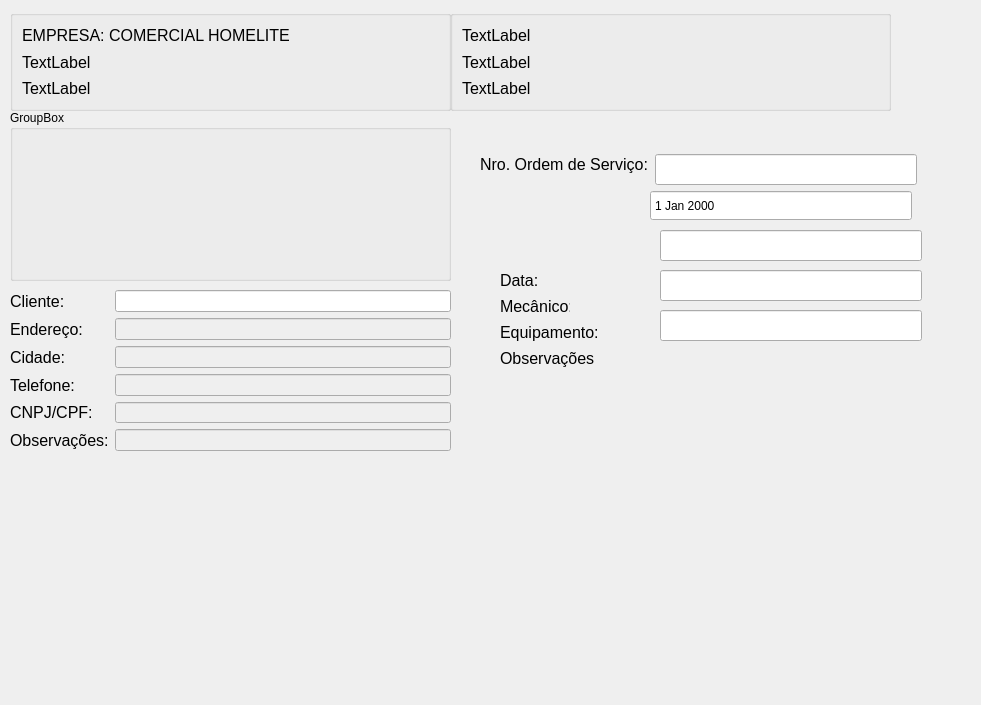
<?xml version="1.0" encoding="UTF-8"?>
<ui version="4.0">
 <class>Dialog</class>
 <widget class="QDialog" name="Dialog">
  <property name="geometry">
   <rect>
    <x>0</x>
    <y>0</y>
    <width>981</width>
    <height>705</height>
   </rect>
  </property>
  <property name="sizePolicy">
   <sizepolicy hsizetype="Preferred" vsizetype="Preferred">
    <horstretch>0</horstretch>
    <verstretch>0</verstretch>
   </sizepolicy>
  </property>
  <property name="windowTitle">
   <string>Dialog</string>
  </property>
  <widget class="QGroupBox" name="verticalGroupBox">
   <property name="geometry">
    <rect>
     <x>10</x>
     <y>10</y>
     <width>441</width>
     <height>101</height>
    </rect>
   </property>
   <layout class="QVBoxLayout" name="verticalLayout">
    <item>
     <widget class="QLabel" name="label_11">
      <property name="font">
       <font>
        <pointsize>12</pointsize>
       </font>
      </property>
      <property name="text">
       <string>EMPRESA: COMERCIAL HOMELITE</string>
      </property>
     </widget>
    </item>
    <item>
     <widget class="QLabel" name="label_9">
      <property name="font">
       <font>
        <pointsize>12</pointsize>
       </font>
      </property>
      <property name="text">
       <string>TextLabel</string>
      </property>
     </widget>
    </item>
    <item>
     <widget class="QLabel" name="label_10">
      <property name="font">
       <font>
        <pointsize>12</pointsize>
       </font>
      </property>
      <property name="text">
       <string>TextLabel</string>
      </property>
     </widget>
    </item>
   </layout>
  </widget>
  <widget class="QGroupBox" name="verticalGroupBox_2">
   <property name="geometry">
    <rect>
     <x>450</x>
     <y>10</y>
     <width>441</width>
     <height>101</height>
    </rect>
   </property>
   <layout class="QVBoxLayout" name="verticalLayout_2">
    <item>
     <widget class="QLabel" name="label_12">
      <property name="font">
       <font>
        <pointsize>12</pointsize>
       </font>
      </property>
      <property name="text">
       <string>TextLabel</string>
      </property>
     </widget>
    </item>
    <item>
     <widget class="QLabel" name="label_13">
      <property name="font">
       <font>
        <pointsize>12</pointsize>
       </font>
      </property>
      <property name="text">
       <string>TextLabel</string>
      </property>
     </widget>
    </item>
    <item>
     <widget class="QLabel" name="label_14">
      <property name="font">
       <font>
        <pointsize>12</pointsize>
       </font>
      </property>
      <property name="text">
       <string>TextLabel</string>
      </property>
     </widget>
    </item>
   </layout>
  </widget>
  <widget class="QWidget" name="formLayoutWidget_3">
   <property name="geometry">
    <rect>
     <x>10</x>
     <y>290</y>
     <width>441</width>
     <height>161</height>
    </rect>
   </property>
   <layout class="QFormLayout" name="formLayout_4">
    <property name="fieldGrowthPolicy">
     <enum>QFormLayout::AllNonFixedFieldsGrow</enum>
    </property>
    <item row="0" column="0">
     <widget class="QLabel" name="label_26">
      <property name="font">
       <font>
        <pointsize>12</pointsize>
       </font>
      </property>
      <property name="text">
       <string>Cliente:</string>
      </property>
     </widget>
    </item>
    <item row="0" column="1">
     <widget class="QLineEdit" name="lineEdit_10"/>
    </item>
    <item row="2" column="0">
     <widget class="QLabel" name="label_27">
      <property name="font">
       <font>
        <pointsize>12</pointsize>
       </font>
      </property>
      <property name="text">
       <string>Cidade:</string>
      </property>
     </widget>
    </item>
    <item row="2" column="1">
     <widget class="QLineEdit" name="lineEdit_11">
      <property name="enabled">
       <bool>false</bool>
      </property>
     </widget>
    </item>
    <item row="3" column="0">
     <widget class="QLabel" name="label_28">
      <property name="font">
       <font>
        <pointsize>12</pointsize>
       </font>
      </property>
      <property name="text">
       <string>Telefone:</string>
      </property>
     </widget>
    </item>
    <item row="3" column="1">
     <widget class="QLineEdit" name="lineEdit_12">
      <property name="enabled">
       <bool>false</bool>
      </property>
     </widget>
    </item>
    <item row="4" column="0">
     <widget class="QLabel" name="label_29">
      <property name="font">
       <font>
        <pointsize>12</pointsize>
       </font>
      </property>
      <property name="text">
       <string>CNPJ/CPF:</string>
      </property>
     </widget>
    </item>
    <item row="4" column="1">
     <widget class="QLineEdit" name="lineEdit_13">
      <property name="enabled">
       <bool>false</bool>
      </property>
     </widget>
    </item>
    <item row="5" column="0">
     <widget class="QLabel" name="label_30">
      <property name="font">
       <font>
        <pointsize>12</pointsize>
       </font>
      </property>
      <property name="text">
       <string>Observações:</string>
      </property>
     </widget>
    </item>
    <item row="5" column="1">
     <widget class="QLineEdit" name="lineEdit_14">
      <property name="enabled">
       <bool>false</bool>
      </property>
     </widget>
    </item>
    <item row="1" column="0">
     <widget class="QLabel" name="label_31">
      <property name="font">
       <font>
        <pointsize>12</pointsize>
       </font>
      </property>
      <property name="text">
       <string>Endereço:</string>
      </property>
     </widget>
    </item>
    <item row="1" column="1">
     <widget class="QLineEdit" name="lineEdit_2">
      <property name="enabled">
       <bool>false</bool>
      </property>
     </widget>
    </item>
   </layout>
  </widget>
  <widget class="QDateEdit" name="dateEdit_2">
   <property name="geometry">
    <rect>
     <x>650</x>
     <y>190</y>
     <width>262</width>
     <height>31</height>
    </rect>
   </property>
   <property name="buttonSymbols">
    <enum>QAbstractSpinBox::NoButtons</enum>
   </property>
  </widget>
  <widget class="QLabel" name="label_18">
   <property name="geometry">
    <rect>
     <x>500</x>
     <y>348</y>
     <width>95</width>
     <height>20</height>
    </rect>
   </property>
   <property name="font">
    <font>
     <pointsize>12</pointsize>
    </font>
   </property>
   <property name="text">
    <string>Observações:</string>
   </property>
  </widget>
  <widget class="QLabel" name="label_20">
   <property name="geometry">
    <rect>
     <x>480</x>
     <y>154</y>
     <width>169</width>
     <height>20</height>
    </rect>
   </property>
   <property name="font">
    <font>
     <pointsize>12</pointsize>
    </font>
   </property>
   <property name="text">
    <string>Nro. Ordem de Serviço:</string>
   </property>
  </widget>
  <widget class="QLabel" name="label_32">
   <property name="geometry">
    <rect>
     <x>500</x>
     <y>322</y>
     <width>99</width>
     <height>20</height>
    </rect>
   </property>
   <property name="font">
    <font>
     <pointsize>12</pointsize>
    </font>
   </property>
   <property name="text">
    <string>Equipamento:</string>
   </property>
  </widget>
  <widget class="QLabel" name="label_21">
   <property name="geometry">
    <rect>
     <x>500</x>
     <y>296</y>
     <width>70</width>
     <height>20</height>
    </rect>
   </property>
   <property name="font">
    <font>
     <pointsize>12</pointsize>
    </font>
   </property>
   <property name="text">
    <string>Mecânico:</string>
   </property>
  </widget>
  <widget class="QLineEdit" name="lineEdit_15">
   <property name="geometry">
    <rect>
     <x>660</x>
     <y>270</y>
     <width>262</width>
     <height>31</height>
    </rect>
   </property>
  </widget>
  <widget class="QLineEdit" name="lineEdit_4">
   <property name="geometry">
    <rect>
     <x>655</x>
     <y>154</y>
     <width>262</width>
     <height>31</height>
    </rect>
   </property>
  </widget>
  <widget class="QLineEdit" name="lineEdit_6">
   <property name="geometry">
    <rect>
     <x>660</x>
     <y>230</y>
     <width>262</width>
     <height>31</height>
    </rect>
   </property>
   <property name="sizePolicy">
    <sizepolicy hsizetype="Preferred" vsizetype="Fixed">
     <horstretch>0</horstretch>
     <verstretch>0</verstretch>
    </sizepolicy>
   </property>
  </widget>
  <widget class="QLineEdit" name="lineEdit_7">
   <property name="geometry">
    <rect>
     <x>660</x>
     <y>310</y>
     <width>262</width>
     <height>31</height>
    </rect>
   </property>
  </widget>
  <widget class="QLabel" name="label_33">
   <property name="geometry">
    <rect>
     <x>500</x>
     <y>270</y>
     <width>38</width>
     <height>20</height>
    </rect>
   </property>
   <property name="font">
    <font>
     <pointsize>12</pointsize>
    </font>
   </property>
   <property name="text">
    <string>Data:</string>
   </property>
  </widget>
  <widget class="QGroupBox" name="groupBox">
   <property name="geometry">
    <rect>
     <x>10</x>
     <y>110</y>
     <width>441</width>
     <height>171</height>
    </rect>
   </property>
   <property name="title">
    <string>GroupBox</string>
   </property>
   <zorder>label_33</zorder>
   <zorder>lineEdit_15</zorder>
   <zorder>label_18</zorder>
   <zorder>label_32</zorder>
   <zorder>label_20</zorder>
   <zorder>label_21</zorder>
   <zorder>lineEdit_7</zorder>
   <zorder>dateEdit_2</zorder>
   <zorder>lineEdit_4</zorder>
   <zorder>lineEdit_6</zorder>
   <zorder>label_33</zorder>
   <zorder>lineEdit_15</zorder>
   <zorder>label_18</zorder>
   <zorder>label_32</zorder>
   <zorder>label_20</zorder>
   <zorder>label_21</zorder>
   <zorder>lineEdit_7</zorder>
   <zorder>dateEdit_2</zorder>
   <zorder>lineEdit_4</zorder>
   <zorder>lineEdit_6</zorder>
  </widget>
 </widget>
 <resources/>
 <connections/>
</ui>
